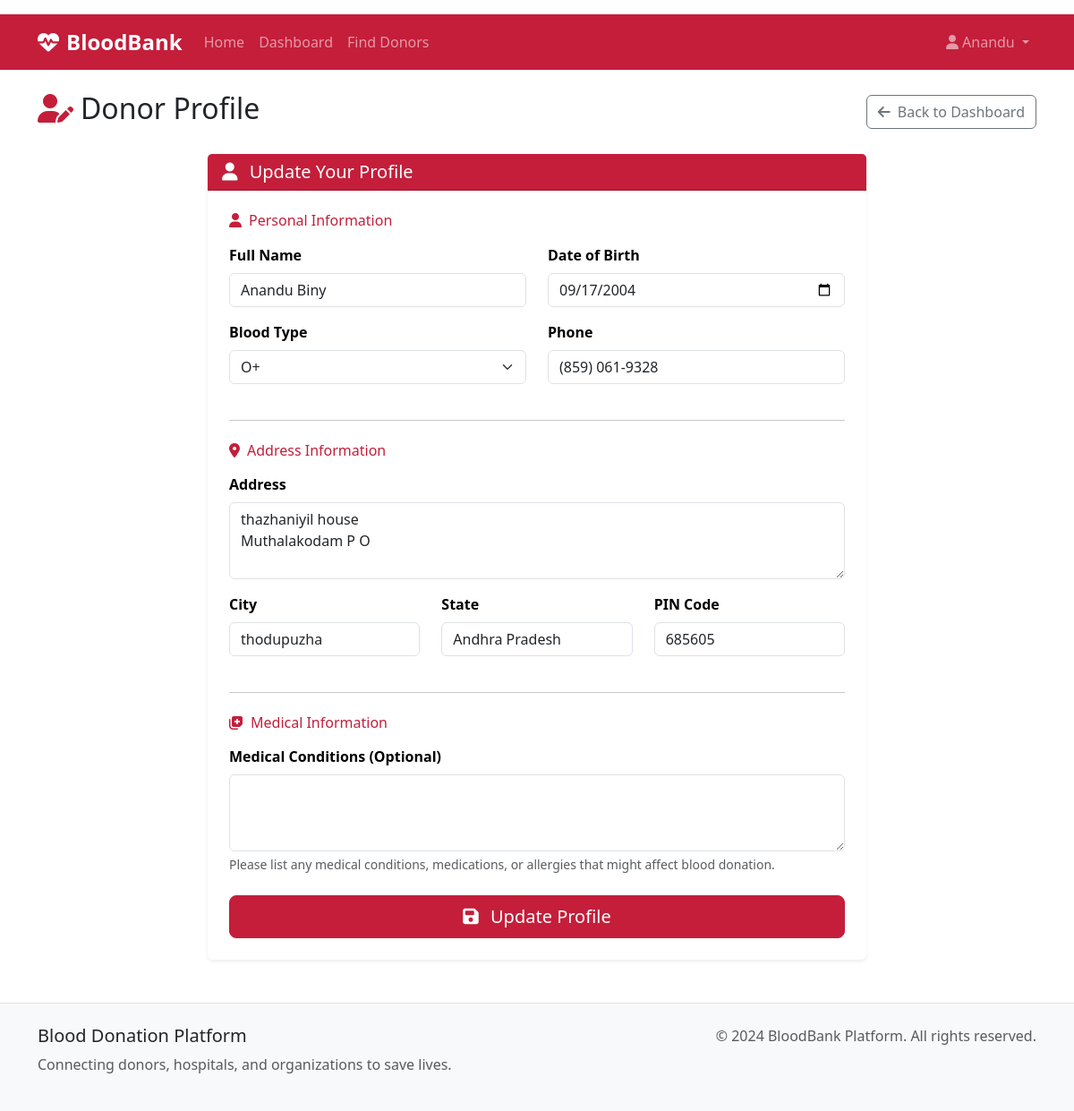
Page /donor/profile (signed in) on the committed database.
### models.py (models this page shows, shortened)
class User(db.Model):
    id = db.Column(db.Integer, primary_key=True)
    username = db.Column(db.String(80), unique=True, nullable=False)
    email = db.Column(db.String(120), unique=True, nullable=False)
    password_hash = db.Column(db.String(256), nullable=False)
    role = db.Column(db.String(20), nullable=False)  # donor, hospital, organization, admin
    created_at = db.Column(db.DateTime, default=datetime.utcnow)
    is_active = db.Column(db.Boolean, default=True)
    donor_profile = db.relationship('DonorProfile', backref='user', uselist=False)
    hospital_profile = db.relationship('HospitalProfile', backref='user', uselist=False)
    organization_profile = db.relationship('OrganizationProfile', backref='user', uselist=False)

class DonorProfile(db.Model):
    id = db.Column(db.Integer, primary_key=True)
    user_id = db.Column(db.Integer, db.ForeignKey('user.id'), nullable=False)
    full_name = db.Column(db.String(100), nullable=False)
    blood_type = db.Column(db.String(5), nullable=False)  # A+, A-, B+, B-, AB+, AB-, O+, O-
    phone = db.Column(db.String(20), nullable=False)
    address = db.Column(db.Text, nullable=False)
    city = db.Column(db.String(50), nullable=False)
    state = db.Column(db.String(50), nullable=False)
    zip_code = db.Column(db.String(10), nullable=False)
    date_of_birth = db.Column(db.Date, nullable=False)
    last_donation_date = db.Column(db.Date)
    medical_conditions = db.Column(db.Text)
    is_available = db.Column(db.Boolean, default=True)
    donations = db.relationship('Donation', backref='donor')

### routes.py (the view, shortened to what this page needs)
@app.route('/donor/profile', methods=['GET', 'POST'])
@role_required(['donor'])
def donor_profile():
    user = get_current_user()
    profile = get_user_profile(user)
    form = DonorProfileForm()
    if profile:
        form.full_name.data = profile.full_name
        form.blood_type.data = profile.blood_type
        form.phone.data = profile.phone
        form.address.data = profile.address
        form.city.data = profile.city
        form.state.data = profile.state
        form.zip_code.data = profile.zip_code
        form.date_of_birth.data = profile.date_of_birth
        form.medical_conditions.data = profile.medical_conditions
    return render_template('donor/profile.html', form=form, profile=profile)

### forms.py
class DonorProfileForm(FlaskForm):
    full_name = StringField('Full Name', validators=[DataRequired(), Length(max=100)])
    blood_type = SelectField('Blood Type',
                           choices=[('A+', 'A+'), ('A-', 'A-'), ('B+', 'B+'), ('B-', 'B-'),
                                   ('AB+', 'AB+'), ('AB-', 'AB-'), ('O+', 'O+'), ('O-', 'O-')],
                           validators=[DataRequired()])
    phone = StringField('Phone', validators=[DataRequired(), Length(max=20)])
    address = TextAreaField('Address', validators=[DataRequired()])
    city = StringField('City', validators=[DataRequired(), Length(max=50)])
    state = SelectField('State', choices=INDIAN_STATES, validators=[DataRequired()])
    zip_code = StringField('PIN Code', validators=[DataRequired(), Length(max=10)])
    date_of_birth = DateField('Date of Birth', validators=[DataRequired()])
    medical_conditions = TextAreaField('Medical Conditions (Optional)')

### utils.py (called while the page is built)
def role_required(roles):
    def decorator(f):
        @wraps(f)
        def decorated_function(*args, **kwargs):
            if 'user_id' not in session:
                flash('Please log in to access this page.', 'warning')
                return redirect(url_for('login'))
            user = User.query.get(session['user_id'])
            if not user or user.role not in roles:
                flash('You do not have permission to access this page.',
                      'error')
                return redirect(url_for('dashboard'))
            return f(*args, **kwargs)
        return decorated_function
    return decorator

def get_current_user():
    if 'user_id' in session:
        return User.query.get(session['user_id'])
    return None

def get_user_profile(user):
    if user.role == 'donor':
        return DonorProfile.query.filter_by(user_id=user.id).first()
    elif user.role == 'hospital':
        return HospitalProfile.query.filter_by(user_id=user.id).first()
    elif user.role == 'organization':
        return OrganizationProfile.query.filter_by(user_id=user.id).first()
    return None

### templates/donor/profile.html (shortened to what this page needs)
{% extends "base.html" %}
{% block content %}
<div class="d-flex justify-content-between align-items-center mb-4">
    <h2><i class="fas fa-user-edit me-2 text-medical"></i>Donor Profile</h2>
    <a href="{{ url_for('donor_dashboard') }}" class="btn btn-outline-secondary">
        <i class="fas fa-arrow-left me-2"></i>Back to Dashboard
    </a>
</div>
<div class="row justify-content-center">
    <div class="col-lg-8">
        <div class="card border-0 shadow-sm">
            <div class="card-header bg-medical text-white">
                <h5 class="mb-0">
                    <i class="fas fa-user me-2"></i>
                    {% if profile %}Update Your Profile{% else %}Complete Your Profile{% endif %}
                </h5>
            </div>
            <div class="card-body p-4">
                <form method="POST">
                    <h6 class="text-medical mb-3"><i class="fas fa-user me-2"></i>Personal Information</h6>
                    <div class="row">
                        <div class="col-md-6 mb-3">
                            {{ form.full_name.label(class="form-label") }}
                            {{ form.full_name(class="form-control" + (" is-invalid" if form.full_name.errors else "")) }}
                        </div>
                        <div class="col-md-6 mb-3">
                            {{ form.date_of_birth.label(class="form-label") }}
                            {{ form.date_of_birth(class="form-control" + (" is-invalid" if form.date_of_birth.errors else "")) }}
                        </div>
                    </div>
                    <div class="row">
                        <div class="col-md-6 mb-3">
                            {{ form.blood_type.label(class="form-label") }}
                            {{ form.blood_type(class="form-select" + (" is-invalid" if form.blood_type.errors else "")) }}
                        </div>
                        <div class="col-md-6 mb-3">
                            {{ form.phone.label(class="form-label") }}
                            {{ form.phone(class="form-control" + (" is-invalid" if form.phone.errors else "")) }}
                        </div>
                    </div>
                    <hr class="my-4">
                    <h6 class="text-medical mb-3"><i class="fas fa-map-marker-alt me-2"></i>Address Information</h6>
                    <div class="mb-3">
                        {{ form.address.label(class="form-label") }}
                        {{ form.address(class="form-control" + (" is-invalid" if form.address.errors else ""), rows="3") }}
                    </div>
                    <div class="row">
                        <div class="col-md-4 mb-3">
                            {{ form.city.label(class="form-label") }}
                            {{ form.city(class="form-control" + (" is-invalid" if form.city.errors else "")) }}
                        </div>
                        <div class="col-md-4 mb-3">
                            {{ form.state.label(class="form-label") }}
                            {{ form.state(class="form-control" + (" is-invalid" if form.state.errors else "")) }}
                        </div>
                        <div class="col-md-4 mb-3">
                            {{ form.zip_code.label(class="form-label") }}
                            {{ form.zip_code(class="form-control" + (" is-invalid" if form.zip_code.errors else "")) }}
                        </div>
                    </div>
                    <hr class="my-4">
                    <h6 class="text-medical mb-3"><i class="fas fa-notes-medical me-2"></i>Medical Information</h6>
                    <div class="mb-4">
                        {{ form.medical_conditions.label(class="form-label") }}
                        {{ form.medical_conditions(class="form-control" + (" is-invalid" if form.medical_conditions.errors else ""), rows="3") }}
                        <div class="form-text">
                            Please list any medical conditions, medications, or allergies that might affect blood donation.
                        </div>
                    </div>
                    <div class="d-grid">
                        <button type="submit" class="btn btn-medical btn-lg">
                            <i class="fas fa-save me-2"></i>
                            {% if profile %}Update Profile{% else %}Save Profile{% endif %}
                        </button>
                    </div>
                </form>
            </div>
        </div>
    </div>
</div>
{% endblock %}

### templates/base.html (shortened to what this page needs)
<!DOCTYPE html>
<html lang="en">
<head>
    <link href="https://cdn.jsdelivr.net/npm/bootstrap@5.3.0/dist/css/bootstrap.min.css" rel="stylesheet">
    <link href="https://cdnjs.cloudflare.com/ajax/libs/font-awesome/6.4.0/css/all.min.css" rel="stylesheet">
    <link href="{{ url_for('static', filename='css/styles.css') }}" rel="stylesheet">
</head>
<body>
    <nav class="navbar navbar-expand-lg navbar-dark bg-medical">
        <div class="container">
            <a class="navbar-brand" href="{{ url_for('index') }}">
                <i class="fas fa-heartbeat me-2"></i>BloodBank
            </a>
            <div class="collapse navbar-collapse" id="navbarNav">
                <ul class="navbar-nav me-auto">
                    <li class="nav-item">
                        <a class="nav-link" href="{{ url_for('index') }}">Home</a>
                    </li>
                    {% if session.user_id %}
                        <li class="nav-item">
                            <a class="nav-link" href="{{ url_for('dashboard') }}">Dashboard</a>
                        </li>
                        <li class="nav-item">
                            <a class="nav-link" href="{{ url_for('search_donors') }}">Find Donors</a>
                        </li>
                    {% endif %}
                </ul>
                <ul class="navbar-nav">
                    {% if session.user_id %}
                        <li class="nav-item dropdown">
                            <a class="nav-link dropdown-toggle" href="#" id="navbarDropdown" role="button" data-bs-toggle="dropdown">
                                <i class="fas fa-user me-1"></i>{{ session.username }}
                            </a>
                        </li>
                    {% endif %}
                </ul>
            </div>
        </div>
    </nav>
    <main class="container mt-4">
        {% block content %}{% endblock %}
    </main>
    <footer class="bg-light mt-5 py-4">
        <div class="container">
            <div class="row">
                <div class="col-md-6">
                    <h5>Blood Donation Platform</h5>
                    <p class="text-muted">Connecting donors, hospitals, and organizations to save lives.</p>
                </div>
                <div class="col-md-6 text-md-end">
                    <p class="text-muted">&copy; 2024 BloodBank Platform. All rights reserved.</p>
                </div>
            </div>
        </div>
    </footer>
</body>
</html>

### static/css/styles.css (style rules this page uses)
:root { --medical-primary: #c41e3a; --medical-secondary: #8b0000; --medical-light: #f8f9fa; --medical-dark: #343a40; --medical-accent: #28a745; --medical-warning: #ffc107; --medical-info: #17a2b8; }
.bg-medical { background-color: var(--medical-primary) !important; }
.text-medical { color: var(--medical-primary) !important; }
.btn-medical { background-color: var(--medical-primary); border-color: var(--medical-primary); color: white; }
.card { transition: transform 0.2s ease-in-out, box-shadow 0.2s ease-in-out; }
.navbar-dark .navbar-brand { font-weight: 700; font-size: 1.5rem; }
.navbar-dark .navbar-nav .nav-link { font-weight: 500; transition: color 0.2s ease-in-out; }
.form-label { font-weight: 600; color: #000 !important; margin-bottom: 0.5rem; }
footer { margin-top: auto; border-top: 1px solid #dee2e6; }

### rows in the picture
User: username "Anandu"
DonorProfile: full_name "Anandu Biny", date_of_birth "09/17/2004", blood_type "O+", phone "(859) 061-9328", address "thazhaniyil house Muthalakodam P O", city "thodupuzha", state "Andhra Pradesh", zip_code "685605"
